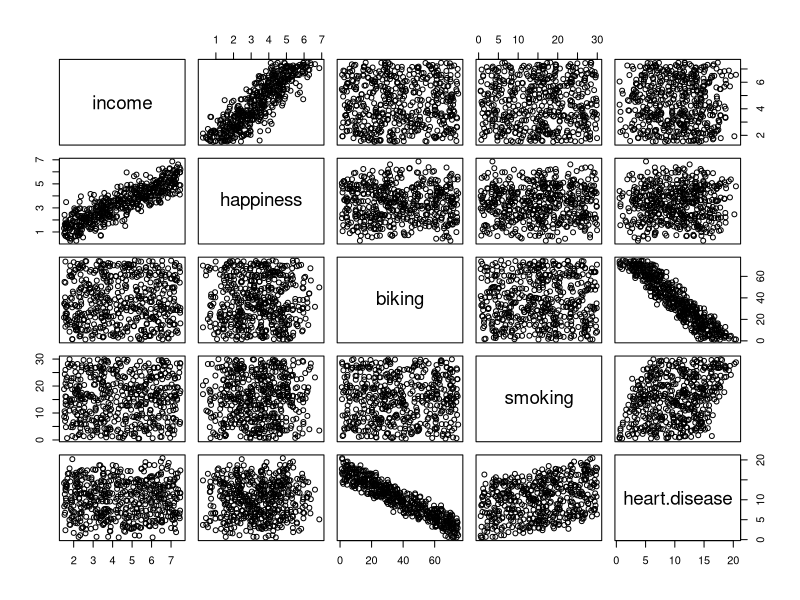
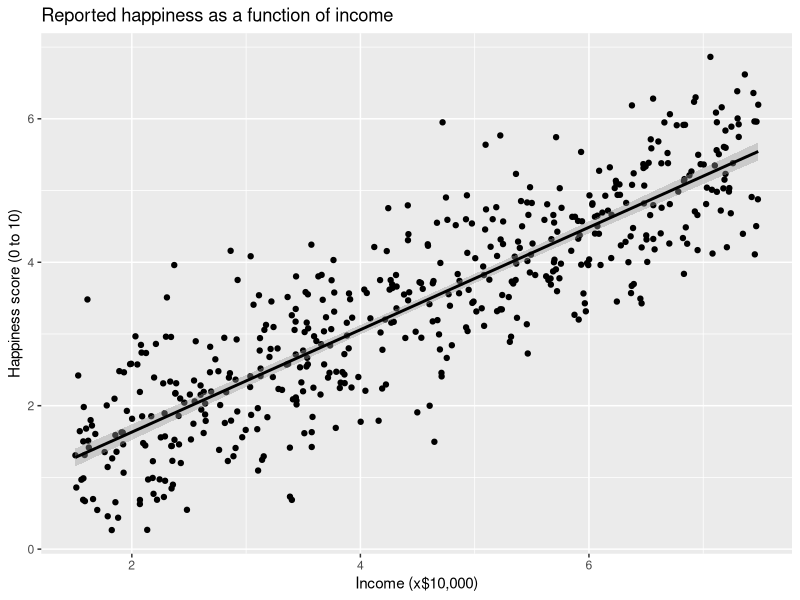
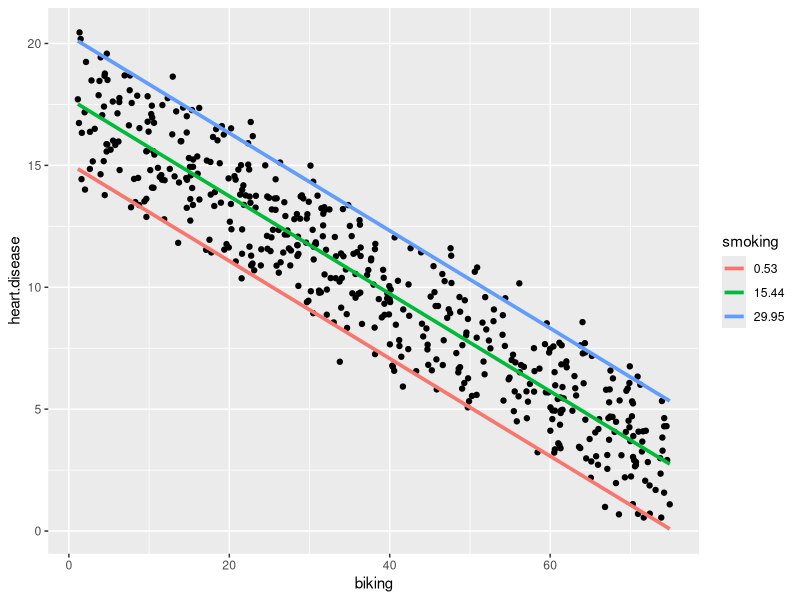

Write R code to recreate these figures, in order.
data <- read.csv("regression_dataset.csv")
summary(data)
plot(data)
library(ggplot2)
dat <- data
#Linear Regression
income.happiness.lm <- lm(happiness ~ income, data )
summary(income.happiness.lm)
#Plot of Linear Regression
income.graph<-ggplot(dat, aes(x=income, y=happiness))+
  geom_point() + geom_smooth(method="lm", col="black")+
  labs(title = "Reported happiness as a function of income",
       x = "Income (x$10,000)",
       y = "Happiness score (0 to 10)")
income.graph
#Predicting happiness when income is 7.11
a <- data.frame(income = 9.22)
result <- predict(income.happiness.lm ,a)
result
#Multiple Regression
heart.disease.lm<-lm(heart.disease ~ biking + smoking, data )
summary(heart.disease.lm)
plotting.data<-expand.grid(
  biking = seq(min(data$biking), max(data$biking), length.out=30),
  smoking=c(min(data$smoking), mean(data$smoking),
            max(data$smoking)))
plotting.data$predicted.y <- predict.lm(heart.disease.lm,
                                        newdata=plotting.data)
plotting.data$smoking <- round(plotting.data$smoking, digits = 2)
plotting.data$smoking <- as.factor(plotting.data$smoking)
#Plot of Multiple Regression
ggplot(data, aes(x=biking, y=heart.disease)) +
  geom_point() +
  geom_line(data=plotting.data, aes(x=biking, y=predicted.y,
                                    color=smoking), size=1.25)
#Plot of Correlation

